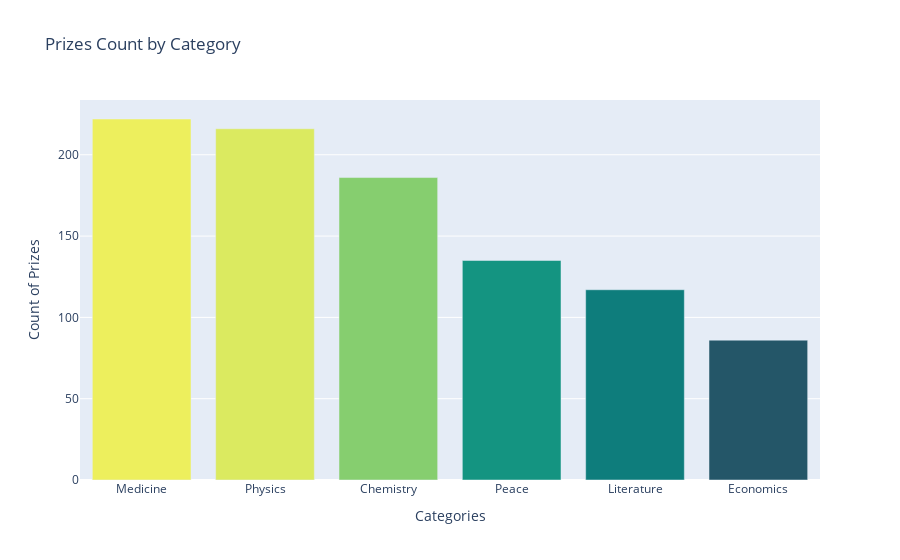

Write notebook code for a chart like this one.
### Code cell
fig = px.bar(freq_category, x=freq_category.index, y=freq_category.values, labels={'index': 'Categories', 'y': 'Count of Prizes'}, title='Prizes Count by Category', color=freq_category.values, color_continuous_scale='Aggrnyl')

fig.update_coloraxes(showscale=False)

### Figure 1 — Plotly figure (JSON) as saved in the notebook; plotly's stock layout.template omitted (floating-point values rounded to 4 significant figures)
{"data": [{"alignmentgroup": "True", "hovertemplate": "Categories=%{x}<br>Count of Prizes=%{y}<br>color=%{marker.color}<extra></extra>", "legendgroup": "", "marker": {"color": [222, 216, 186, 135, 117, 86], "coloraxis": "coloraxis", "pattern": {"shape": ""}}, "name": "", "offsetgroup": "", "orientation": "v", "showlegend": false, "textposition": "auto", "type": "bar", "x": ["Medicine", "Physics", "Chemistry", "Peace", "Literature", "Economics"], "xaxis": "x", "y": [222, 216, 186, 135, 117, 86], "yaxis": "y"}], "layout": {"barmode": "relative", "coloraxis": {"colorbar": {"title": {"text": "color"}}, "colorscale": [[0, "rgb(36, 86, 104)"], [0.1667, "rgb(15, 114, 121)"], [0.3333, "rgb(13, 143, 129)"], [0.5, "rgb(57, 171, 126)"], [0.6667, "rgb(110, 197, 116)"], [0.8333, "rgb(169, 220, 103)"], [1, "rgb(237, 239, 93)"]], "showscale": false}, "legend": {"tracegroupgap": 0}, "title": {"text": "Prizes Count by Category"}, "xaxis": {"anchor": "y", "domain": [0, 1], "title": {"text": "Categories"}}, "yaxis": {"anchor": "x", "domain": [0, 1], "title": {"text": "Count of Prizes"}}}}
